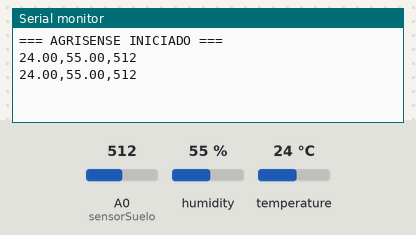
Simulated run of this sketch. Board: Arduino Uno, built with avr-gcc and run on an emulated ATmega328P. On the bench: the last lines printed to the serial monitor. Inputs (shaded band) come from the test bench; at power-on: humidity 55 %, A0 (sensorSuelo) = 512, temperature 24 °C.

Above: at 3.8 s.
3.9 s: humidity set to 22 %
At 6.5 s:
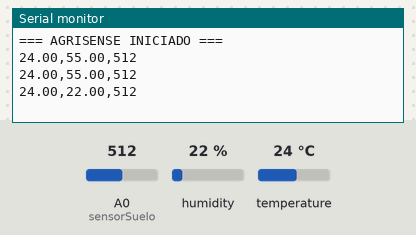
7.8 s: A0 (sensorSuelo) set to 716
At 9.7 s:
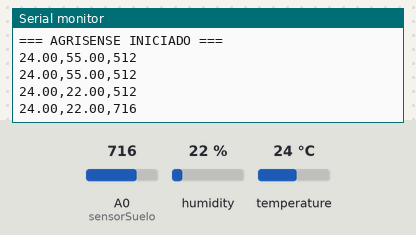
11.7 s: temperature set to 12 °C
At 12.8 s:
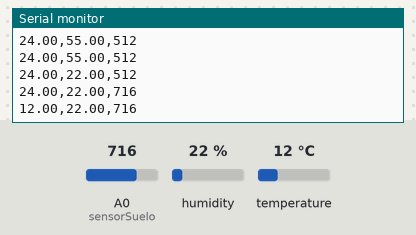
15.6 s: A0 (sensorSuelo) set to 900
At 19.2 s:
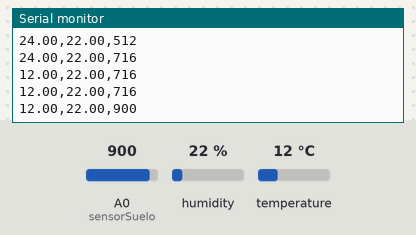
19.5 s: humidity set to 40 %
At 22.4 s:
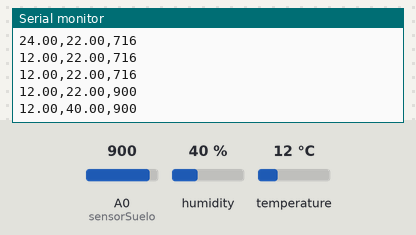
Timing chart, 0 to 23.9 s (numbered marks = the images above; inputs shaded):
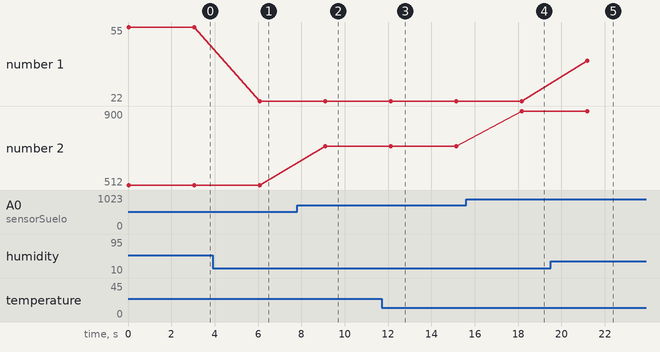

Measured:
- after the input at 3.9 s, the serial monitor: prints a new line after 2.2 s (image 1)
- after the input at 7.8 s, the serial monitor: prints a new line after 1.3 s (image 2)
- after the input at 11.7 s, the serial monitor: prints a new line after 0.42 s (image 3)
- after the input at 15.6 s, the serial monitor: prints a new line after 2.6 s (image 4)
- after the input at 19.5 s, the serial monitor: prints a new line after 1.7 s (image 5)
- plotted number 1: 55 → 22 after the input at 3.9 s, 22 → 40 after the input at 19.5 s
- plotted number 2: 512 → 716 after the input at 7.8 s, 716 → 900 after the input at 15.6 s

The sketch:

agrisense_arduino.ino
```cpp
#include <DHT.h>

// -------------------------
// Configuración del DHT11
// -------------------------
#define DHTPIN 2
#define DHTTYPE DHT11

DHT dht(DHTPIN, DHTTYPE);

// -------------------------
// Sensor de humedad del suelo
// -------------------------
const int sensorSuelo = A0;

void setup() {

  Serial.begin(9600);

  dht.begin();

  Serial.println("=== AGRISENSE INICIADO ===");
}

void loop() {

  // Leer DHT11
  float temperatura = dht.readTemperature();
  float humedadAire = dht.readHumidity();

  // Leer humedad del suelo
  int humedadSuelo = analogRead(sensorSuelo);

  // Verificar lectura del DHT11
  if (isnan(temperatura) || isnan(humedadAire)) {
    Serial.println("ERROR,DHT11");
    delay(3000);
    return;
  }

  // Enviar datos en formato CSV
  // temperatura,humedadAire,humedadSuelo
  Serial.print(temperatura);
  Serial.print(",");
  Serial.print(humedadAire);
  Serial.print(",");
  Serial.println(humedadSuelo);

  delay(3000);
}
```
